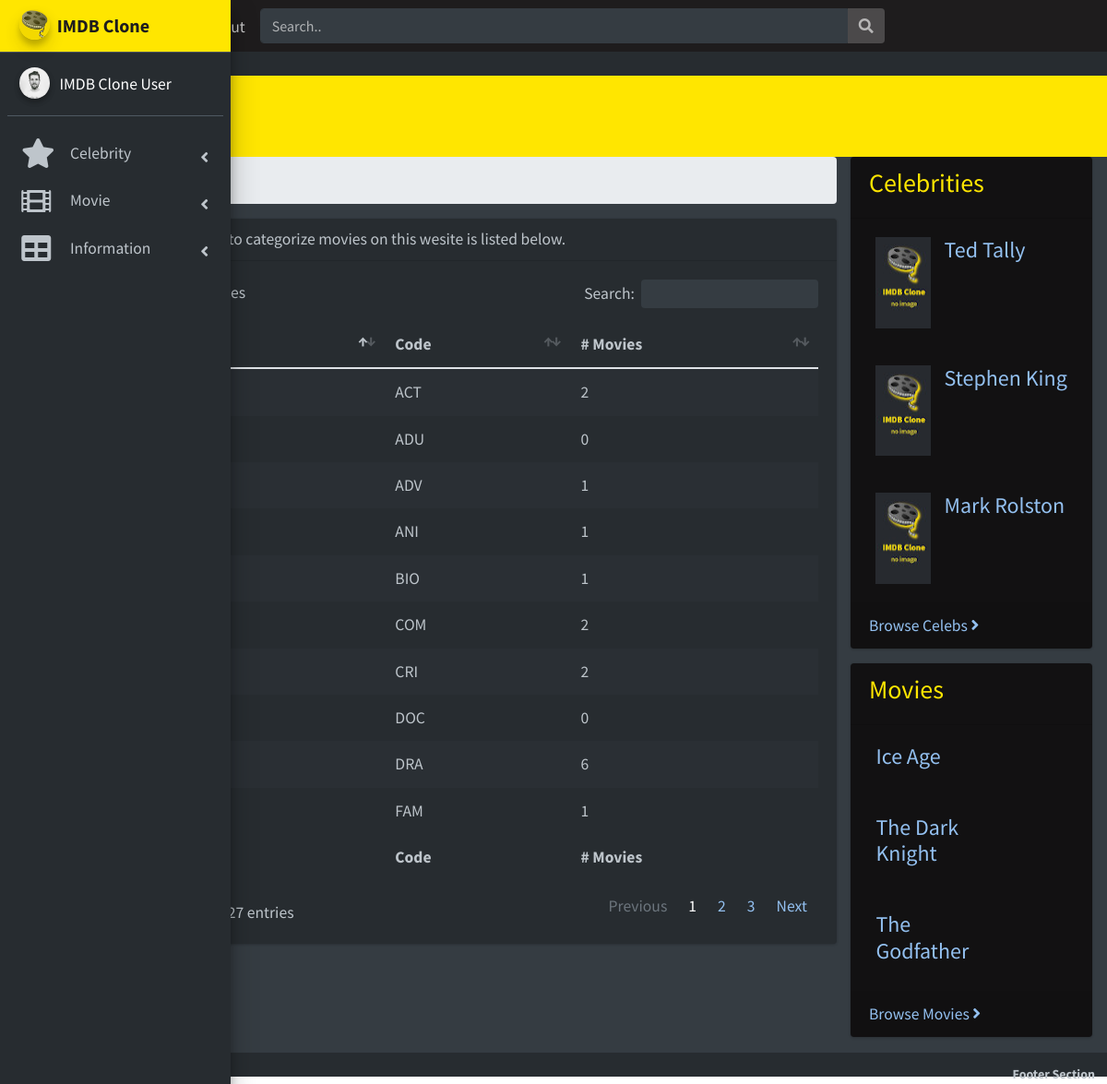
The app's page /movie/genre/ with its own data.
### movies/models.py (models this page shows, shortened)
class Genre(NameSlugStampedModel):
    code = models.CharField(
        _('code'), max_length=3)
    content = models.CharField(
        _('content'), max_length=250, default='', blank=True)
    extra_chars_count = models.PositiveSmallIntegerField(
        _('extra characters count'), default=0, editable=False,
        help_text=_(
            'there is no need for extra chars for slug '))
    class Meta:
        verbose_name = _('genre')
        verbose_name_plural = _('genres')

class Movie(NameSlugStampedModel):
    name = models.CharField(
        _('title'), max_length=245, unique=True)
    original_name = models.CharField(
        _('original title'), max_length=245, default='', blank=True)
    is_featured = models.BooleanField(
        _('featured'), default=False)
    release_date = models.DateField(
        _('release date'), blank=True, null=True)
    duration = models.PositiveSmallIntegerField(
        _('duration'), default=0, blank=True, help_text=_('in minutes'))
    imdb_rating = models.FloatField(
        _('IMDB rating'), default=0, blank=True,
        validators=[
            MinValueValidator(0.0, message=_(
                'min. value cannot be negative')),
            MaxValueValidator(10.0, message=_(
                'max. value cannot be more then 10'))],
        help_text=_('e.g. 6.8'))
    imdb_raters_count = models.PositiveIntegerField(
        _('IMDB raters count'), default=0, blank=True)
    imdb_id = models.CharField(
        _('IMDB Id'), max_length=15, default='', blank=True,
        db_index=True)
    intro = models.TextField(
        _('intro'), default='', blank=True, max_length=500)
    content = RichTextField(
        _('content'), default='', blank=True)
    content_source = models.URLField(
        _('content source'), default='', blank=True)
    trailer = models.URLField(
        _('trailer'), default='', blank=True,
        help_text=_('trailer url (ONLY for youtube videos yet)'))
    trailer_info = models.CharField(
        _('trailer info'), max_length=250, default='', blank=True)
    country = models.CharField(
        _('country'), max_length=100, default='', blank=True)
    language = models.CharField(
        _('language'), max_length=100, default='', blank=True)
    image = models.ImageField(
        _('image'), upload_to=movie_directory_path,
        blank=True, null=True)
    image_credit = models.CharField(
        _('image credit'), max_length=250, default='', blank=True)
    pg_rating = models.ForeignKey(
        PgRating, on_delete=models.SET_NULL, blank=True, null=True,
        related_name='movies', verbose_name=_('PG rating'))
    genres = models.ManyToManyField(
        Genre, blank=True,
        related_name='movies', verbose_name=_('genre'))
    crews = models.ManyToManyField(
        'celebs.Celebrity', through='MovieCrew', blank=True,
        related_name='movies', verbose_name=_('crews'))
    class Meta:
        verbose_name = _('movie')
        verbose_name_plural = _('movies')

### celebs/models.py (models this page shows, shortened)
class Celebrity(NameSlugStampedModel):
    name = models.CharField(
        _('full name'), max_length=245, unique=False, db_index=True,
        blank=True, editable=False, help_text=_('computed full name'))
    birth_name = models.CharField(
        _('birth name'), max_length=245, blank=True)
    first_name = models.CharField(
        _('first name'), max_length=75)
    last_name = models.CharField(
        _('last name'), max_length=75, default='', blank=True)
    nick_name = models.CharField(
        _('nick name'), max_length=50, default='', blank=True)
    is_featured = models.BooleanField(
        _('featured'), default=False)
    imdb_id = models.CharField(
        _('IMDB Id'), max_length=15, default='', blank=True,
        db_index=True)
    birthdate = models.DateField(
        _('birth date'), blank=True, null=True)
    birth_place = models.CharField(
        _('birth place'), max_length=200, default='', blank=True)
    deathdate = models.DateField(
        _('death date'), blank=True, null=True)
    death_place = models.CharField(
        _('death place'), max_length=200, default='', blank=True)
    death_reason = models.CharField(
        _('death reason'), max_length=255, default='', blank=True)
    content = RichTextField(
        _('biography'), default='', blank=True)
    content_source = models.URLField(
        _('content source'), default='', blank=True)
    trailer = models.URLField(
        _('trailer'), default='', blank=True,
        help_text=_('trailer url (ONLY for youtube videos yet)'))
    trailer_info = models.CharField(
        _('trailer info'), max_length=250, default='', blank=True)
    image = models.ImageField(
        _('image'), upload_to=celeb_directory_path,
        blank=True, null=True)
    image_credit = models.CharField(
        _('image credit'), max_length=250, default='', blank=True)
    duties = models.ManyToManyField(
        Duty, blank=True,
        related_name='celebs', verbose_name=_('duties'),
        help_text=_("Celebrities' duties in movies"))
    class Meta:
        verbose_name = _('celebrity')
        verbose_name_plural = _('celebrities')

### movies/views.py (the view)
# urls.py: path('', GenreListView.as_view(
class GenreListView(ListView):
    model = Genre
    def get_queryset(self, *args, **kwargs):
        qs = super().get_queryset(*args, **kwargs).values(
            'name', 'slug', 'code').annotate(
            movies_count=Count('movies__id'))
        return qs
    def get_context_data(self, *args, **kwargs):
        context = super().get_context_data(*args, **kwargs)
        context['title'] = _('Genres')
        context['description'] = _(
            'Movie genres used to categorize movies \
            on this wesite is listed below.')
        context['random_celebs'] = get_random_celebs(3)
        context['random_movies'] = get_random_movies_limited(3)
        return context

### celebs/procedure.py (called while the page is built)
def get_celebs_queryset():
    return Celebrity.objects.only(
        'slug', 'name', 'image')

def get_celebs_list():
    return list(get_celebs_queryset())

def get_random_celebs(num=number_of_items):
    celebs = get_celebs_list()  # list in order to shuffle
    shuffle(celebs)  # make the list randomly ordered
    return celebs[:num]

### movies/procedure.py (called while the page is built)
def get_movies_queryset_limited():
    return Movie.objects.only('slug', 'name', 'image')

def get_movies_list_limited():
    return list(get_movies_queryset_limited())

def get_random_movies_limited(num=number_of_items):
    movies = get_movies_list_limited()  # list in order to shuffle
    shuffle(movies)  # make the list randomly ordered
    return movies[:num]

### assets/templates/html/lte/movies/genre_list.html
{% extends 'html/lte/movies/base_list.html' %}
{% load static i18n %}
{% block content %}
<div class="card box">
  <div class="card-header">
    <h3 class="card-title">{{ description }}</h3>
  </div>
  <div class="card-body">
    <table id="list" class="table table-hover dataTable display">
      <thead>
        <tr>
          <th>{% trans 'Name' %}</th>
          <th>{% trans 'Code' %}</th>
          <th>{% trans '# Movies' %}</th>
        </tr>
      </thead>
      <tbody>
      {% for item in object_list %}
        <tr>
          <td>
            <a href="{% url 'genre-detail' item.slug %}">{{ item.name }}</a>
          </td>
          <td>{{ item.code }}</td>
          <td>{{ item.movies_count }}</td>
        </tr>
      {% endfor %}
      </tbody>
      <tfoot>
        <tr>
          <th>{% trans 'Name' %}</th>
          <th>{% trans 'Code' %}</th>
          <th>{% trans '# Movies' %}</th>
        </tr>
      </tfoot>
    </table>
  </div>
</div>
{% endblock %}

### assets/templates/html/lte/base.html (shortened to what this page needs)
{% load i18n static imagekit %}<!DOCTYPE html>
<html lang="{{ LANGUAGE_CODE|default:'en-us' }}"
      {% if LANGUAGE_BIDI %}dir="rtl"{% endif %}>
  <head>
    <link rel="stylesheet"
          href="{% static 'html/lte/plugins/fontawesome-free/css/all.min.css' %}">
    {% block extra_plugin_style %}{% endblock %}
    <link rel="stylesheet" href="{% static 'html/lte/css/adminlte.min.css' %}">
    <link rel="stylesheet"
          href="{% static 'html/lte/css/skins/skin-midnight.min.css' %}">
    <link rel="stylesheet" href="{% static 'html/lte/css/site.css' %}">
  </head>
  {% load i18n %}
  <body
    class="sidebar-mini sidebar-collapse
      sidebar-closed layout-fixed skin-midnight">
    <div class="wrapper">
      {% include 'html/lte/_partials/_10_nav.html' %}
\      {% include 'html/lte/_partials/_20_aside.html' %}
      <div class="content-wrapper {% if request.path == '/' %}home-wrapper{% endif %}">
        <section class="content-header">
          <div class="container-fluid">
            <div class="row mb-2">
              <div class="col-sm-12">
                <h1>
                </h1>
              </div>
            </div>
          </div>
        </section>
        <section class="content">
          <div class="container-fluid">
            <div class="row">
              <div class="{% if request.path != '/' %}col-lg-9{% else %}col-lg-12{% endif %}">
                {% if request.path != '/' %}
                <nav aria-label="breadcrumb">
                  <ol class="breadcrumb">
                    <li class="breadcrumb-item">
                      <a href="{% url 'index' %}"
                        class="text-midnight" title="{% trans 'Index' %}">
                        {% trans 'Home' %}</a>
                    </li>
                    {% block crumbs %}
                      {% if title %}
                        <li class="breadcrumb-item active"
                            title="{{ title_alt }}">{{ title }}
                        </li>
                      {% endif %}
                    {% endblock %}
                  </ol>
                </nav>
                {% endif %}
                {% block content %}
                {% endblock %}
              </div>
              {% if request.path != '/' %}
              <div class="col-lg-3">
                <div class="card right-side">
                  <div class="card-header">
                    <h3 class="h3 ic-color">
                      {% trans 'Celebrities' %}
                    </h3>
                  </div>
                    {% for celeb in random_celebs %}
                    <div class="card-body">
                      <div class="col-4 float-left">
                        <a href="{% url 'celeb-detail' celeb.slug %}">
                        {% if celeb.image %}
                          {% generateimage 'ic_thumbnail' source=celeb.image -- alt=celeb.name class='img-fluid w-90' %}
                        {% else %}
                        <img class="img-fluid w-90"
                          src="{% static 'no-image-thumbnail.jpg' %}"
                          alt="{% trans 'no image' %}">
                        {% endif %}
                        </a>
                      </div>
                      <div class="col-8 float-left">
                        <h4>
                          <a href="{% url 'celeb-detail' celeb.slug %}">
                            {{ celeb.name }}</a></h4>
                      </div>
                    </div>
                    {% endfor %}
                  <div class="card-footer">
                    <a href="{% url 'celeb-list' %}">
                      {% trans 'Browse Celebs' %}
                      <i class="right fas fa-angle-right"></i></a>
                  </div>
                </div>
                <div class="card right-side">
                  <div class="card-header">
                    <h3 class="h3 ic-color">
                      {% trans 'Movies' %}</h3>
                  </div>
                    {% for movie in random_movies %}
                    <div class="card-body">
                      <div class="col-8 float-left">
                        <h4>
                          <a href="{% url 'movie-detail' movie.slug %}">
                            {{ movie.name }}</a></h4>
                      </div>
                    </div>
                    {% endfor %}
                  <div class="card-footer">
                    <a href="{% url 'movie-list' %}">
                      {% trans 'Browse Movies' %}
                      <i class="right fas fa-angle-right"></i></a>
                  </div>
                </div>
              </div>
              {% endif %}
            </div>
          </div>
        </section>
      </div>
      {% include 'html/lte/_partials/_70_footer.html' %}
    </div>
  </body>
</html>

### assets/static/html/lte/css/site.css (style rules this page uses)
body { font-size: 1.1rem; }
.skin-midnight .box-solid, .skin-midnight .box { border: 0px solid #272c30; }
div { display: block; }
.content-header h1 { font-size: 2rem; line-height: 3rem; }
.text-midnight { color: #1e1c1d !important; }
.ic-color { color: #ffe600; }
.skin-midnight .right-side { background-color: #121112; }
.skin-midnight a { color: #93c0f0; text-decoration: none; }
.skin-midnight .content-header { background-color: #ffe600; color: #1e1c1d !important; }

### records on screen
Genre: code "ACT", movies_count "2"
Genre: code "ADU", movies_count "0"
Genre: code "ADV", movies_count "1"
Genre: code "ANI", movies_count "1"
Genre: code "BIO", movies_count "1"
Genre: code "COM", movies_count "2"
Genre: code "CRI", movies_count "2"
Genre: code "DOC", movies_count "0"
Genre: code "DRA", movies_count "6"
Genre: code "FAM", movies_count "1"
Celebrity: name "Ted Tally"
Celebrity: name "Stephen King"
Celebrity: name "Mark Rolston"
Movie: name "Ice Age"
Movie: name "The Dark Knight"
Movie: name "The Godfather"

### other values on screen
{{ description }} "Movie genres used to categorize movies on this wesite is listed below."
